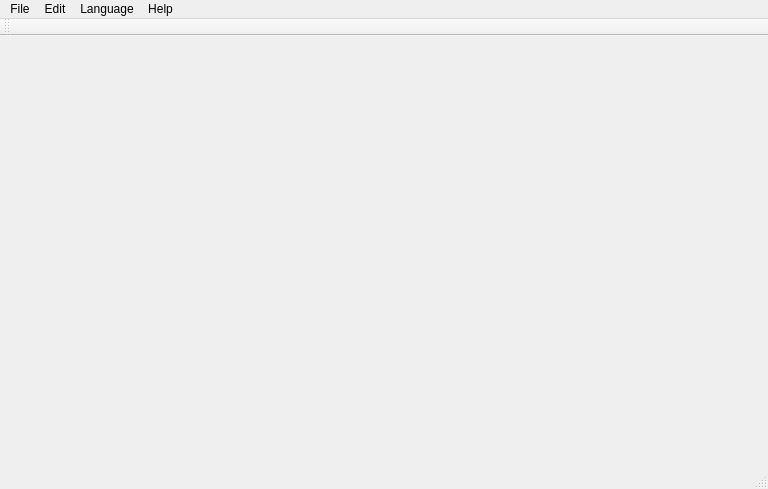
<?xml version="1.0" encoding="UTF-8"?>
<ui version="4.0">
 <class>MainWindow</class>
 <widget class="QMainWindow" name="MainWindow">
  <property name="geometry">
   <rect>
    <x>0</x>
    <y>0</y>
    <width>768</width>
    <height>489</height>
   </rect>
  </property>
  <property name="windowTitle">
   <string>MainWindow</string>
  </property>
  <widget class="QWidget" name="centralWid">
   <layout class="QVBoxLayout" name="verticalLayout_2"/>
  </widget>
  <widget class="QMenuBar" name="menuBar">
   <property name="geometry">
    <rect>
     <x>0</x>
     <y>0</y>
     <width>768</width>
     <height>25</height>
    </rect>
   </property>
   <widget class="QMenu" name="menuFile">
    <property name="title">
     <string>File</string>
    </property>
    <addaction name="menuFileNew"/>
    <addaction name="menuFileOpen"/>
    <addaction name="menuFileSave"/>
    <addaction name="menuFileSaveAs"/>
    <addaction name="menuFileQuit"/>
   </widget>
   <widget class="QMenu" name="menuEdit">
    <property name="title">
     <string>Edit</string>
    </property>
    <addaction name="menuEditUndo"/>
    <addaction name="menuEditRedo"/>
    <addaction name="menuEditRemoveSel"/>
   </widget>
   <widget class="QMenu" name="menuLanguage">
    <property name="title">
     <string>Language</string>
    </property>
    <addaction name="actionEnglish"/>
    <addaction name="actionFrench"/>
   </widget>
   <widget class="QMenu" name="menuHelp">
    <property name="title">
     <string>Help</string>
    </property>
    <addaction name="menuHelpAbout"/>
   </widget>
   <addaction name="menuFile"/>
   <addaction name="menuEdit"/>
   <addaction name="menuLanguage"/>
   <addaction name="menuHelp"/>
  </widget>
  <widget class="QToolBar" name="mainToolBar">
   <attribute name="toolBarArea">
    <enum>TopToolBarArea</enum>
   </attribute>
   <attribute name="toolBarBreak">
    <bool>false</bool>
   </attribute>
  </widget>
  <widget class="QStatusBar" name="statusBar"/>
  <action name="menuFileNew">
   <property name="text">
    <string>New</string>
   </property>
   <property name="shortcut">
    <string>Ctrl+N</string>
   </property>
  </action>
  <action name="menuFileOpen">
   <property name="text">
    <string>Open</string>
   </property>
   <property name="shortcut">
    <string>Ctrl+O</string>
   </property>
  </action>
  <action name="menuFileSave">
   <property name="text">
    <string>Save</string>
   </property>
   <property name="shortcut">
    <string>Ctrl+S</string>
   </property>
  </action>
  <action name="menuFileSaveAs">
   <property name="text">
    <string>Save as ...</string>
   </property>
   <property name="shortcut">
    <string>Ctrl+Shift+S</string>
   </property>
  </action>
  <action name="menuFileQuit">
   <property name="text">
    <string>Quit</string>
   </property>
   <property name="shortcut">
    <string>Ctrl+Q</string>
   </property>
  </action>
  <action name="menuEditRedo">
   <property name="text">
    <string>Redo</string>
   </property>
   <property name="shortcut">
    <string>Ctrl+Y</string>
   </property>
  </action>
  <action name="menuEditUndo">
   <property name="text">
    <string>Undo</string>
   </property>
   <property name="shortcut">
    <string>Ctrl+Z</string>
   </property>
  </action>
  <action name="menuHelpAbout">
   <property name="text">
    <string>About</string>
   </property>
   <property name="shortcut">
    <string>Ctrl+^</string>
   </property>
  </action>
  <action name="menuEditRemoveSel">
   <property name="text">
    <string>Remove selected</string>
   </property>
   <property name="shortcut">
    <string>Del</string>
   </property>
  </action>
  <action name="actionEnglish">
   <property name="text">
    <string>English</string>
   </property>
  </action>
  <action name="actionFrench">
   <property name="text">
    <string>French</string>
   </property>
  </action>
 </widget>
 <layoutdefault spacing="6" margin="11"/>
 <resources/>
 <connections/>
</ui>
